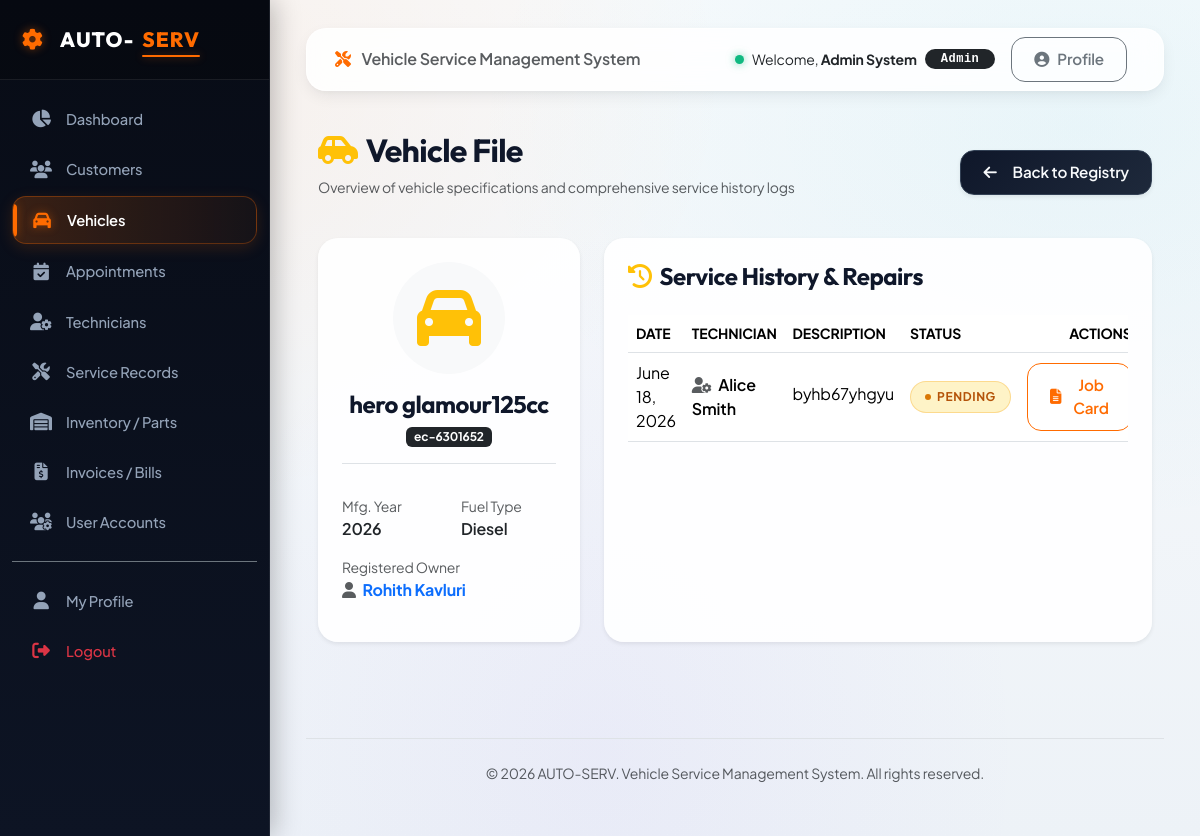
The page /vehicles/8/ (signed in) on the database as committed earlier.
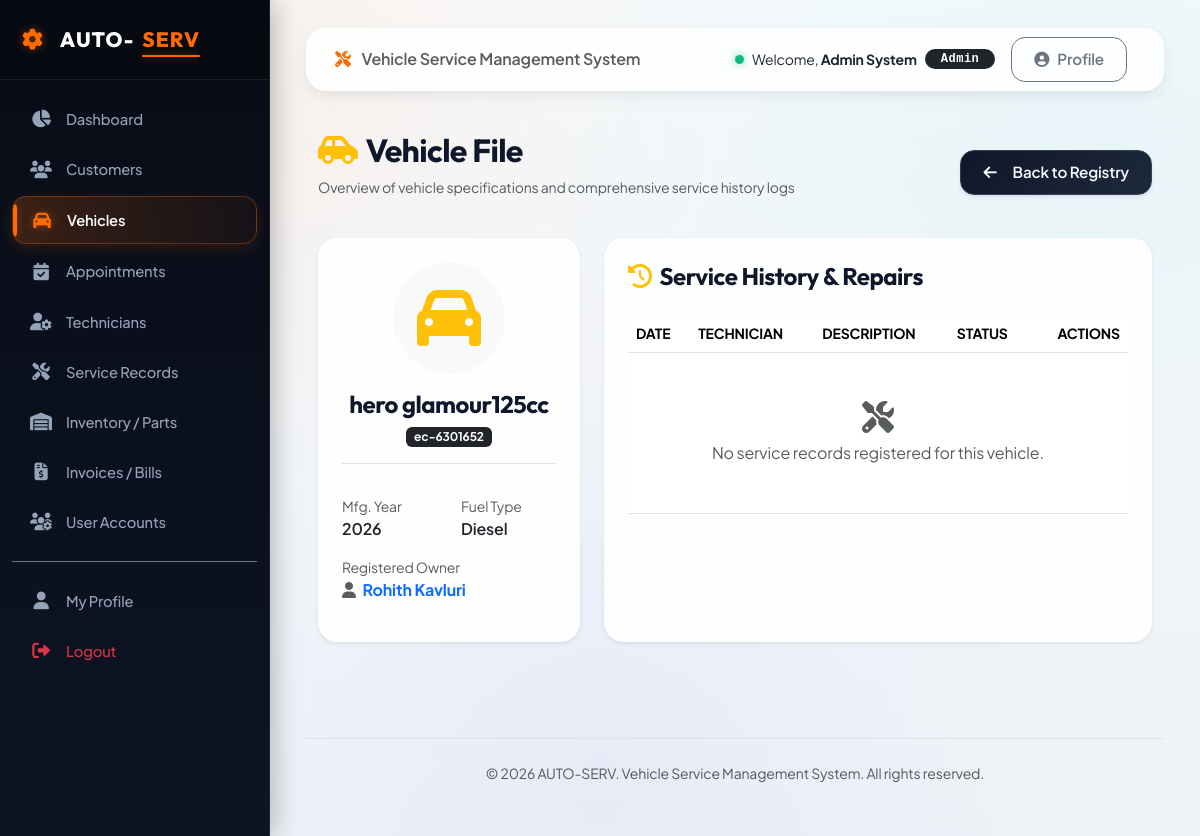
The same page on the database as committed later.
### services/models.py (models this page shows, shortened)
class ServiceRecord(models.Model):
    STATUS_CHOICES = (
        ('pending', 'Pending'),
        ('ongoing', 'Ongoing'),
        ('completed', 'Completed'),
    )
    vehicle = models.ForeignKey(Vehicle, on_delete=models.CASCADE, related_name='service_records')
    technician = models.ForeignKey(Technician, on_delete=models.CASCADE, related_name='service_records')
    service_date = models.DateField()
    description = models.TextField()
    status = models.CharField(max_length=20, choices=STATUS_CHOICES, default='pending')

### technicians/models.py (models this page shows, shortened)
class Technician(models.Model):
    user = models.OneToOneField(settings.AUTH_USER_MODEL, on_delete=models.CASCADE, null=True, blank=True, related_name='technician')
    name = models.CharField(max_length=100)
    specialization = models.CharField(max_length=100)
    phone = models.CharField(max_length=15)
    experience = models.PositiveIntegerField(help_text="Years of experience")

### accounts/decorators.py (the view)
        def _wrapped_view(request, *args, **kwargs):
            if request.user.is_authenticated:
                allowed_roles = list(roles)
                if 'admin' in allowed_roles and 'service_advisor' not in allowed_roles:
                    allowed_roles.append('service_advisor')
                if request.user.role in allowed_roles or request.user.is_superuser:
                    return view_func(request, *args, **kwargs)
            raise PermissionDenied

### vehicles/views.py (called while the page is built)
@login_required
@role_required('admin')
def vehicle_detail(request, pk):
    vehicle = get_object_or_404(Vehicle, pk=pk)
    service_history = ServiceRecord.objects.filter(vehicle=vehicle).order_by('-service_date')
    return render(request, 'vehicles/vehicle_detail.html', {
        'vehicle': vehicle,
        'service_history': service_history
    })

### templates/vehicles/vehicle_detail.html (shortened to what the changed rows need)
{% extends 'base.html' %}
{% block content %}
<div class="d-flex justify-content-between align-items-center mb-4">
    <div>
        <h2 class="fw-bold"><i class="fa-solid fa-car-side text-warning me-2"></i>Vehicle File</h2>
    </div>
</div>
<div class="row">
    <div class="col-lg-8 mb-4">
        <div class="card border-0 shadow-sm p-4 h-100">
            <div class="table-responsive">
                <table class="table align-middle">
                    <thead>
                        <tr class="text-muted small text-uppercase">
                            <th>Date</th>
                            <th>Technician</th>
                            <th>Description</th>
                            <th>Status</th>
                            <th class="text-end">Actions</th>
                        </tr>
                    </thead>
                    <tbody>
                        {% for record in service_history %}
                        <tr>
                            <td>{{ record.service_date }}</td>
                            <td>
                                <span class="fw-semibold"><i class="fa-solid fa-user-gear text-muted me-1"></i> {{ record.technician.name }}</span>
                            </td>
                            <td>
                                <span class="text-truncate d-inline-block" style="max-width: 250px;">{{ record.description }}</span>
                            </td>
                            <td>
                                <span class="badge-status {{ record.status }}">{{ record.get_status_display }}</span>
                            </td>
                            <td class="text-end">
                                <a href="{% url 'services:service_detail' record.pk %}" class="btn btn-sm btn-outline-primary">
                                    <i class="fa-solid fa-file-lines me-1"></i>Job Card
                                </a>
                            </td>
                        </tr>
                        {% empty %}
                        <tr>
                            <td colspan="5" class="text-center py-5 text-muted">
                                <i class="fa-solid fa-screwdriver-wrench fa-2x mb-2"></i>
                                <p class="mb-0">No service records registered for this vehicle.</p>
                            </td>
                        </tr>
                        {% endfor %}
                    </tbody>
                </table>
            </div>
        </div>
    </div>
</div>
{% endblock %}

Rows that differ between the two databases and show on the page:
removed ServiceRecord: service_date "June 18, 2026", technician.name "Alice Smith", description "byhb67yhgyu", status "PENDING"
Other text that changed with them:
text now shown: "No service records registered for this vehicle."
